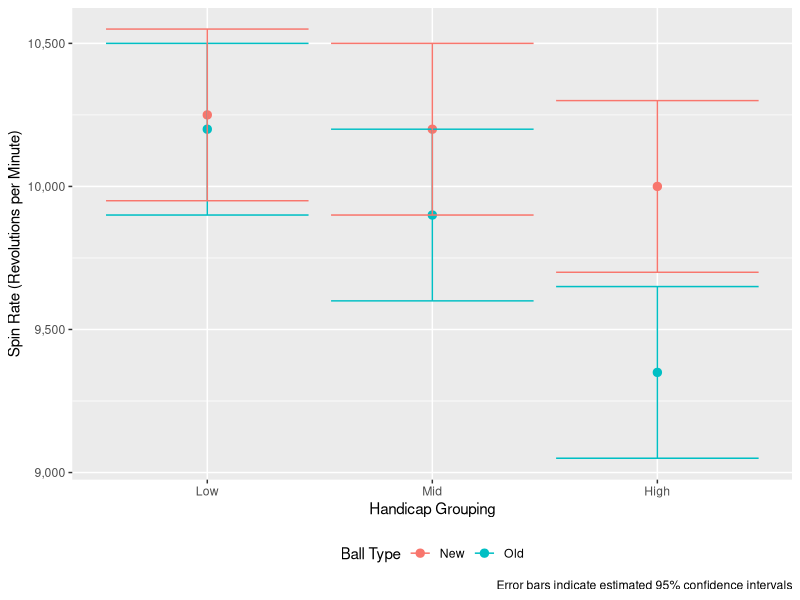

This chart was generated by the following R code:
#------------------------------------------
# This script sets out to produce a graphic
# of the hypothesised relationship discussed
# in the assignment
#------------------------------------------

#--------------------------------------
# Author: Trent Henderson, 14 June 2021
#--------------------------------------

library(dplyr)
library(ggplot2)
library(scales)
library(Cairo)

# Simulate data

stderror <- 150

tmp <- data.frame(ball = c("Old", "New", "Old", "New", "Old", "New"),
                  handicap = c("Low", "Low", "Mid", "Mid", "High", "High"),
                  spinrate = c(10200,10250,9900,10200,9350,10000)) %>%
  mutate(handicap = factor(handicap, levels = c("Low", "Mid", "High"))) %>%
  mutate(lower = spinrate-(2*stderror),
         upper = spinrate+(2*stderror))

# Draw graphic

CairoPNG("olet5402/images/expectations.png", 400, 300)
p <- tmp %>%
  ggplot(aes(x = handicap, y = spinrate, colour = ball)) +
  geom_point(size = 2.5) +
  geom_errorbar(aes(ymin = lower, ymax = upper)) +
  labs(x = "Handicap Grouping",
       y = "Spin Rate (Revolutions per Minute)",
       colour = "Ball Type",
       caption = "Error bars indicate estimated 95% confidence intervals") +
  scale_y_continuous(labels = comma) +
  theme(legend.position = "bottom",
        legend.key = element_rect(fill = NA))
print(p)
dev.off()
